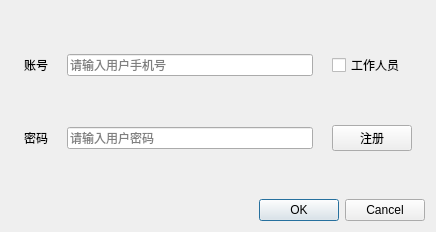
<?xml version="1.0" encoding="UTF-8"?>
<ui version="4.0">
 <class>Login_dlg</class>
 <widget class="QDialog" name="Login_dlg">
  <property name="geometry">
   <rect>
    <x>0</x>
    <y>0</y>
    <width>436</width>
    <height>232</height>
   </rect>
  </property>
  <property name="windowTitle">
   <string>Login</string>
  </property>
  <layout class="QVBoxLayout" name="verticalLayout">
   <item>
    <layout class="QGridLayout" name="gridLayout">
     <item row="3" column="1">
      <widget class="QLabel" name="txt_password">
       <property name="text">
        <string>密码</string>
       </property>
      </widget>
     </item>
     <item row="1" column="1">
      <widget class="QLabel" name="txt_account">
       <property name="text">
        <string>账号</string>
       </property>
      </widget>
     </item>
     <item row="0" column="1">
      <widget class="QLabel" name="label_6">
       <property name="text">
        <string/>
       </property>
      </widget>
     </item>
     <item row="1" column="6">
      <widget class="QLabel" name="label_7">
       <property name="text">
        <string/>
       </property>
      </widget>
     </item>
     <item row="1" column="4">
      <widget class="QLabel" name="label_3">
       <property name="text">
        <string/>
       </property>
      </widget>
     </item>
     <item row="4" column="3">
      <widget class="QLabel" name="label_4">
       <property name="text">
        <string/>
       </property>
      </widget>
     </item>
     <item row="1" column="3">
      <widget class="QLineEdit" name="le_phone">
       <property name="enabled">
        <bool>true</bool>
       </property>
       <property name="inputMask">
        <string/>
       </property>
       <property name="maxLength">
        <number>11</number>
       </property>
       <property name="frame">
        <bool>true</bool>
       </property>
       <property name="readOnly">
        <bool>false</bool>
       </property>
       <property name="placeholderText">
        <string>请输入用户手机号</string>
       </property>
       <property name="clearButtonEnabled">
        <bool>true</bool>
       </property>
      </widget>
     </item>
     <item row="3" column="5">
      <widget class="QPushButton" name="btn_register">
       <property name="text">
        <string>注册</string>
       </property>
      </widget>
     </item>
     <item row="1" column="5">
      <widget class="QCheckBox" name="cb_employee_login">
       <property name="text">
        <string>工作人员</string>
       </property>
      </widget>
     </item>
     <item row="1" column="0">
      <widget class="QLabel" name="label">
       <property name="text">
        <string/>
       </property>
      </widget>
     </item>
     <item row="2" column="3">
      <widget class="QLabel" name="label_5">
       <property name="text">
        <string/>
       </property>
      </widget>
     </item>
     <item row="3" column="3">
      <widget class="QLineEdit" name="le_password">
       <property name="inputMask">
        <string/>
       </property>
       <property name="maxLength">
        <number>32</number>
       </property>
       <property name="echoMode">
        <enum>QLineEdit::Password</enum>
       </property>
       <property name="placeholderText">
        <string>请输入用户密码</string>
       </property>
       <property name="clearButtonEnabled">
        <bool>true</bool>
       </property>
      </widget>
     </item>
     <item row="1" column="2">
      <widget class="QLabel" name="label_2">
       <property name="text">
        <string/>
       </property>
      </widget>
     </item>
    </layout>
   </item>
   <item>
    <widget class="QDialogButtonBox" name="buttonBox">
     <property name="orientation">
      <enum>Qt::Horizontal</enum>
     </property>
     <property name="standardButtons">
      <set>QDialogButtonBox::Cancel|QDialogButtonBox::Ok</set>
     </property>
    </widget>
   </item>
  </layout>
 </widget>
 <resources/>
 <connections>
  <connection>
   <sender>buttonBox</sender>
   <signal>accepted()</signal>
   <receiver>Login_dlg</receiver>
   <slot>accept()</slot>
   <hints>
    <hint type="sourcelabel">
     <x>248</x>
     <y>254</y>
    </hint>
    <hint type="destinationlabel">
     <x>157</x>
     <y>274</y>
    </hint>
   </hints>
  </connection>
  <connection>
   <sender>buttonBox</sender>
   <signal>rejected()</signal>
   <receiver>Login_dlg</receiver>
   <slot>reject()</slot>
   <hints>
    <hint type="sourcelabel">
     <x>316</x>
     <y>260</y>
    </hint>
    <hint type="destinationlabel">
     <x>286</x>
     <y>274</y>
    </hint>
   </hints>
  </connection>
 </connections>
</ui>
